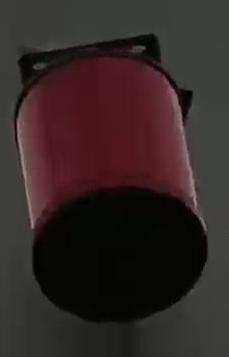
#> input picture images/呼吸器/1.jpg, 229 x 357 px, found by its file name
$ python line_detection_hough.py
#> lines starting #> are read from the running program, lines starting #| are printed output that depends on the picture; after the words box and inside, x2 and y2 are one past the last pixel; in counts of white or black regions, pixels touching at a corner belong together
# https://circuitdigest.com/tutorial/image-segmentation-using-opencv

import cv2
import numpy as np

# image = cv2.imread("line_detection.png")
# file_path = '/home/linxu/Desktop/无人机巡检项目/输电杆塔照片素材/输电杆塔照片素材/福袋（导线风偏、抽股）/导线抽股.JPG'
file_path = '/home/linxu/Desktop/无人机巡检项目/输电杆塔照片素材/输电杆塔照片素材/杆塔倒塌/1.JPG'
# file_path = '/home/linxu/Desktop/无人机巡检项目/输电杆塔照片素材/输电杆塔照片素材/福袋（导线风偏、抽股）/导线风偏 (1).JPG'
image = cv2.imread(file_path)
#> image is the input picture: shape (357, 229, 3); mean B, G, R 38.2, 38.3, 51.4
# cv2.namedWindow("Input Image", cv2.WINDOW_NORMAL)
image = cv2.resize(image, (0,0), fx=0.1, fy=0.1)
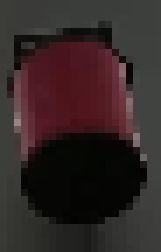
#> image: shape (36, 23, 3) (shown 7 times larger); mean B, G, R 38.2, 38.4, 51.4
cv2.imshow("Input Image", image)
cv2.waitKey(0)

gray = cv2.cvtColor(image, cv2.COLOR_BGR2GRAY)
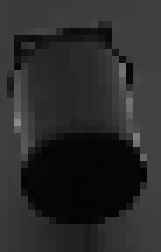
#> gray: shape (36, 23) (shown 7 times larger); min 2, max 138, mean 42.3

edges = cv2.Canny(gray, 100, 170, apertureSize=3)
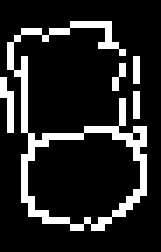
#> edges: shape (36, 23) (shown 7 times larger); 15.1% white in thin lines or dots, all inside (x1, y1, x2, y2) = (0, 3, 21, 33)
# cv2.namedWindow("Canny Edges", cv2.WINDOW_NORMAL)
cv2.imshow("Canny Edges", edges)
cv2.waitKey(0)

# Run Hough lines using rho accuracy of 1 pixel
# Theta accuracy of (np.pi/180) which is 1 degree
# Line threshold is set to 150 (number of points per line)
lines = cv2.HoughLines(edges, 1, np.pi / 180, 150)
#> lines = None

# Iterate through each line to convert if for printing
#> (the run stopped early here; a loop or call above may not have finished)

$ run again, with images/呼吸器/10.jpg copied over images/呼吸器/1.jpg
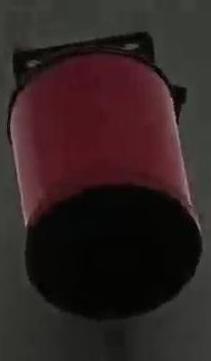
#> input picture images/呼吸器/10.jpg, 211 x 361 px, found by its file name
#> image is the input picture: shape (361, 211, 3); mean B, G, R 34.4, 34.6, 48.8
#> image: shape (36, 21, 3)
#> `gray = cv2.cvtColor(image, cv2.COLOR_BGR2GRAY)`:
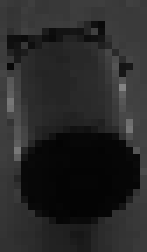
#> gray: shape (36, 21) (shown 7 times larger); min 3, max 132, mean 39.2
#> `edges = cv2.Canny(gray, 100, 170, apertureSize=3)`:
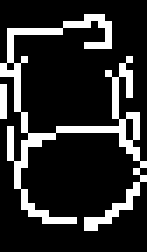
#> edges: shape (36, 21) (shown 7 times larger); 17.3% white in thin lines or dots, all inside (x1, y1, x2, y2) = (0, 2, 21, 33)
#> lines = None
